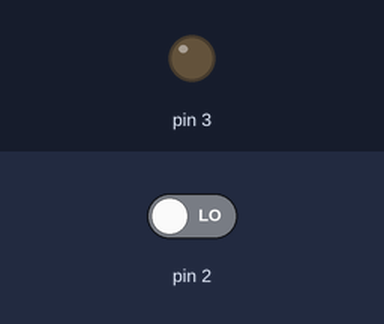
This sketch was run on a simulated Arduino Uno, built with avr-gcc and run on an emulated ATmega328P. On the bench: output pins drawn as LEDs (lit = HIGH). Inputs (shaded band) come from the test bench; at power-on: pin 2 LOW.

Above: at 1.2 s.
1.3 s: pin 2 driven HIGH
At 1.9 s:
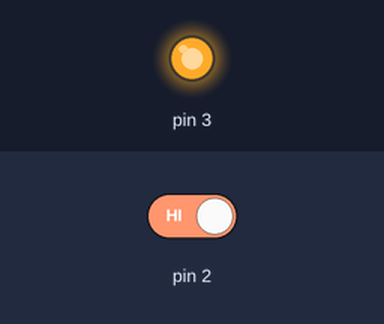
2.8 s: pin 2 driven LOW
At 4.2 s:
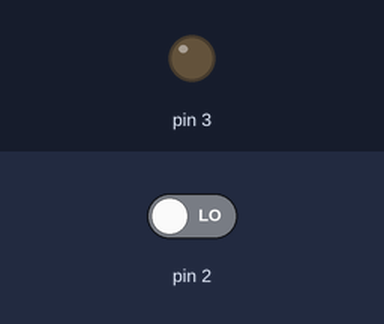
Timing chart, 0 to 5.8 s (numbered marks = the images above; inputs shaded):
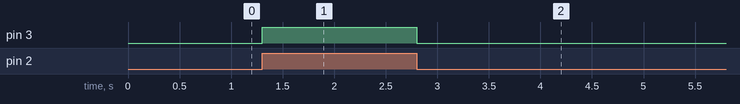

Measured:
- after the input at 1.3 s, pin 3: LOW → HIGH at once
- after the input at 2.8 s, pin 3: HIGH → LOW at once

The sketch:

PIR_Sensor.ino
```cpp
//...........JEHANKANDY..................
//.........Motion Sensor.................
//..........PIR Sensor...................

void setup() {
pinMode(2,INPUT);
pinMode(3,OUTPUT);

}

void loop() {
 int val = digitalRead(2);
  if(val==1){
    digitalWrite(3,HIGH);
  }
  else{
    digitalWrite(3,LOW);

   }
}

//............Thank you..............
//....Develop By : JEHAN KANDY.......
```
